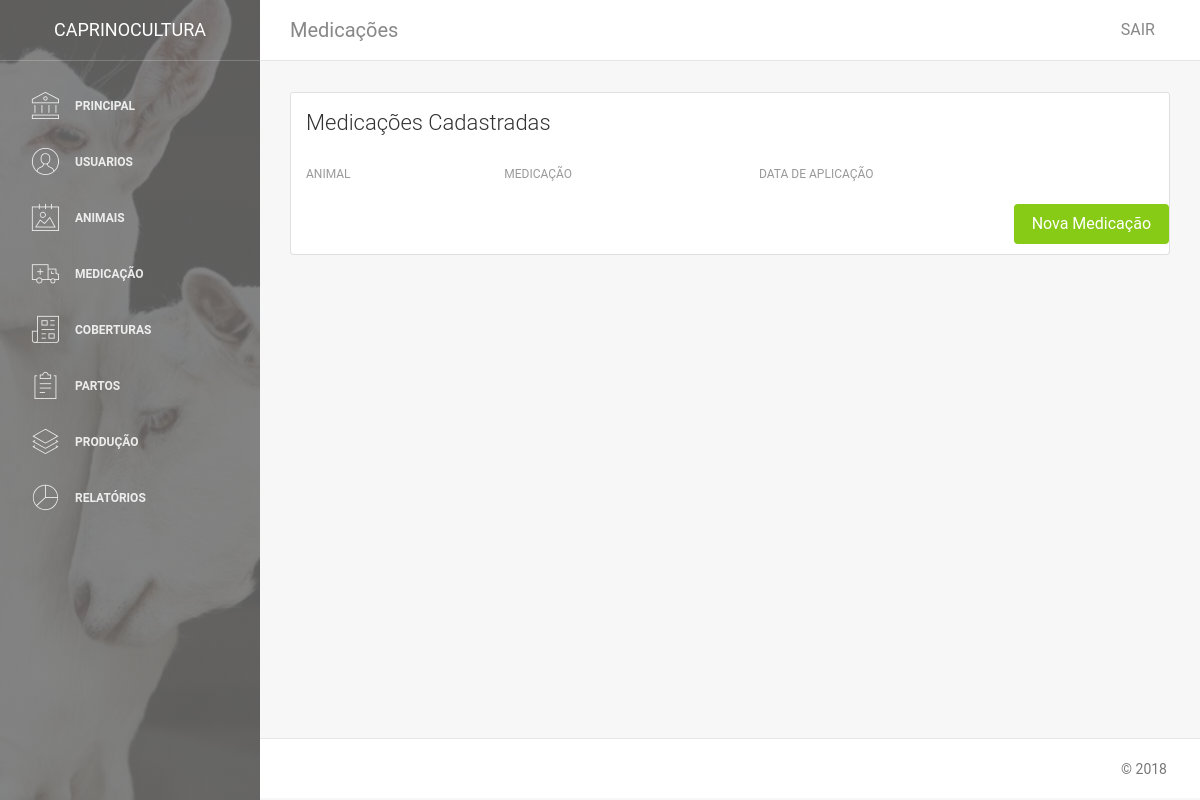
/animais/mostra_medicacoes/ (signed in), run on an earlier commit of the app's database.
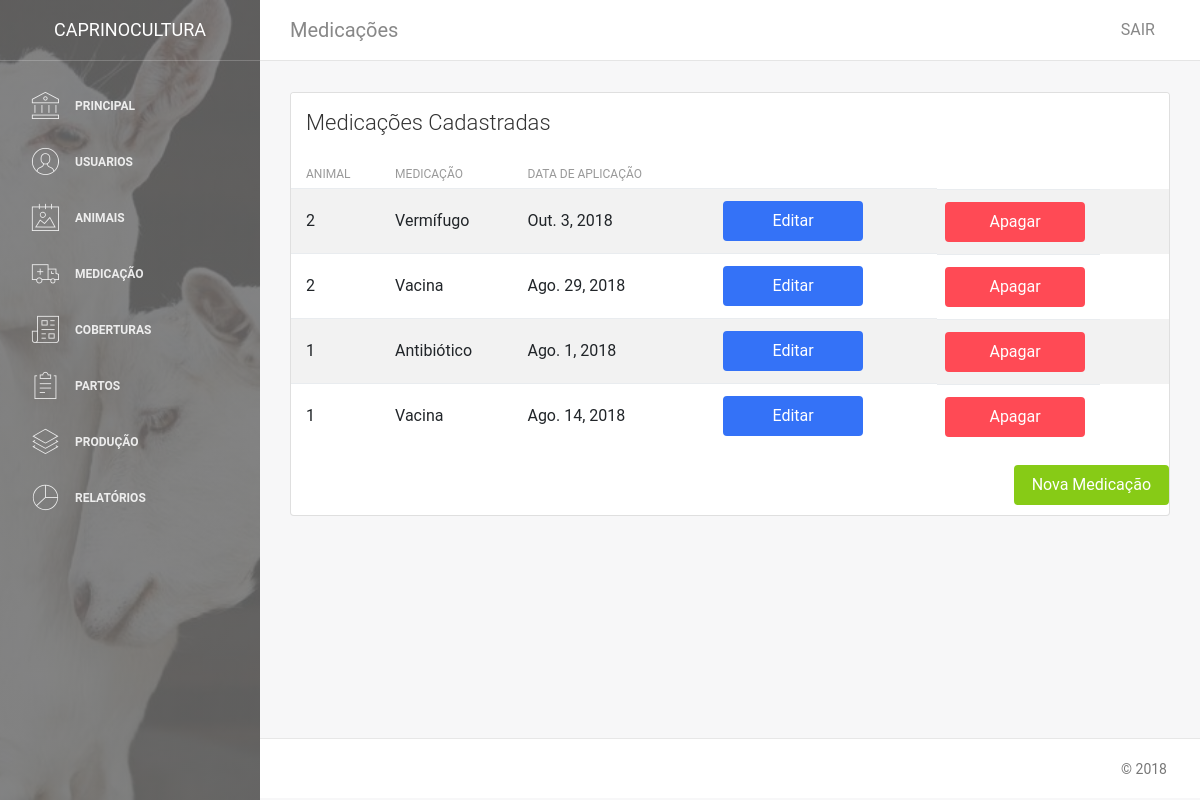
And on a later commit of the database.
### caprino/animais/models.py (models this page shows)
class Medicacao(models.Model):
    id_animal = models.ForeignKey(Animal, verbose_name="Animal", on_delete=models.SET_NULL, null=True)
    medicacao = models.ForeignKey(TipoMedicacao, verbose_name="Tipo Medicacao", related_name="Medicacao", on_delete=models.SET_NULL, null=True)
    data_medicacao = models.DateField(verbose_name='Data de Aplicação', default=None)
    observacao_medicacao = models.TextField(verbose_name='Observação', blank=True, null=True)
    inicio_carencia = models.DateField(verbose_name='Início', default=None, blank=True, null=True)
    fim_carencia = models.DateField(verbose_name='Fim', default=None, blank=True, null=True)
    class Meta:
        verbose_name = 'Medicacao'

class Animal(models.Model):
    rgb_animal = models.CharField(verbose_name='RGD', max_length=50, blank=True, null=True)
    nome_animal = models.CharField(verbose_name='Nome', max_length=50, blank=True, null=True)
    numero_animal = models.IntegerField(verbose_name='Numero', blank=True, null=True)
    sexo_animal = models.ForeignKey(Sexo, verbose_name="Sexo", related_name="Sexo", on_delete=models.SET_NULL, null=True)
    nascimento_animal = models.DateField(verbose_name='Nascimento', default=None)
    raca_animal = models.ForeignKey(Raca, verbose_name="Raca", related_name="Raca", on_delete=models.SET_NULL, null=True)
    sangue_animal = models.ForeignKey(Sangue, verbose_name="Sangue", related_name="Sangue", on_delete=models.SET_NULL, null=True)
    brincos_animal = models.CharField(verbose_name='Brincos', max_length=50)
    vida_animal = models.ForeignKey(Vida, verbose_name="Vida", related_name="Vida", on_delete=models.SET_NULL, null=True)
    mae_animal = models.CharField(verbose_name='Mãe', max_length=50, blank=True, null=True)
    pai_animal = models.CharField(verbose_name='Pai', max_length=50, blank=True, null=True)
    foto_animal = models.ImageField(verbose_name='Foto', upload_to='img/' , blank=True, null=True)
    observacao_animal = models.TextField(verbose_name='Observação', blank=True, null=True)
    def __str__(self):
        return str(self.brincos_animal)
    class Meta:
        verbose_name = 'Animal'

### caprino/animais/views.py (the view)
# urls.py: path('mostra_medicacoes/', views.MostraMedicacoes, name='Mostra_Medicacoes'),
@login_required
def MostraMedicacoes(request):
    medicacoes = Medicacao.objects.raw("select * from animais_medicacao"+
                                        " inner join animais_tipomedicacao on animais_tipomedicacao.id = animais_medicacao.medicacao_id"+
                                        " order by animais_medicacao.id desc;")
    paginator = Paginator(medicacoes, 5)
    page = request.GET.get('page')
    try:
        medicacoes = paginator.page(page)
    except PageNotAnInteger:
        medicacoes = paginator.page(1)
    except EmptyPage:
        medicacoes = paginator.page(paginator.num_pages)
    return render(request, 'medicacao/mostraMedicacoes.html', {'medicacoes': medicacoes})

### templates/medicacao/mostraMedicacoes.html (shortened to what this page needs)
{% extends 'base.html' %}
{% block conteudo %}
<nav class="navbar navbar-expand-lg " color-on-scroll="500">
    <div class=" container-fluid  ">
        <a class="navbar-brand" href="#pablo">Medicações </a>
        <div class="collapse navbar-collapse justify-content-end" id="navigation">
            <ul class="nav navbar-nav mr-auto">
                <li class="nav-item">
                    <a href="#" class="nav-link" data-toggle="dropdown">
                    </a>
                </li>
            </ul>
            <ul class="navbar-nav ml-auto">
                <li class="nav-item">
                    <a class="nav-link" href="{% url 'caprino.contas:Sair' %}">
                        <span class="no-icon">SAIR</span>
                    </a>
                </li>
            </ul>
        </div>
    </div>
</nav>
<div class="content">
    <div class="container-fluid">
        <div class="row">
            <div class="col-md-12">
            </div>
        </div>
    </div>
    <div class="container-fluid">
        <div class="row">
            <div class="col-md-12">
                <div class="card strpied-tabled-with-hover">
                    <div class="card-header ">
                        <h4 class="card-title">Medicações Cadastradas</h4>
                    </div>
                    <div class="card-body table-full-width table-responsive">
                        <table class="table table-hover table-striped">
                            <thead>
                                <tr>
                                    <th>Animal</th>
                                    <th>Medicação</th>
                                    <th>Data de Aplicação</th>
                                </tr>
                            </thead>
                            <tbody>
                                {% for medicacao in medicacoes %}
                                <tr>
                                    <td>{{ medicacao.id_animal }}</td>
                                    <td>{{ medicacao.tipo_medicacao }}</td>
                                    <td>{{ medicacao.data_medicacao }}</td>
                                    <td><a class="btn btn-primary btn-fill btn-wd" href="{% url 'caprino.animais:Atualiza_Medicacao' medicacao.id %}" title="Editar">Editar</a></td>
                                    <td><a class="btn btn-danger btn-fill btn-wd" href="{% url 'caprino.animais:Delete_Medicacao' medicacao.id %}" title="Apagar">Apagar</a></td>
                                </tr>
                                {% endfor %}
                            </tbody>
                        </table>
                        <a style="float:right;" class="btn btn-success btn-fill btn-wd" href="{% url 'caprino.animais:Nova_Medicacao' %}" role="button">Nova Medicação</a>
                    </div>
                </div>
            </div>
        </div>
    </div>
</div>
{% endblock %}

What changed in the data, as far as the page shows it:
added Medicacao: id_animal "2", tipo_medicacao "Vermífugo", data_medicacao "Out. 3, 2018"
now on this page (row edited): Medicacao: id_animal "2", tipo_medicacao "Vacina", data_medicacao "Ago. 29, 2018"
now on this page (row edited): Medicacao: id_animal "1", tipo_medicacao "Antibiótico", data_medicacao "Ago. 1, 2018"
now on this page (row edited): Medicacao: id_animal "1", tipo_medicacao "Vacina", data_medicacao "Ago. 14, 2018"
